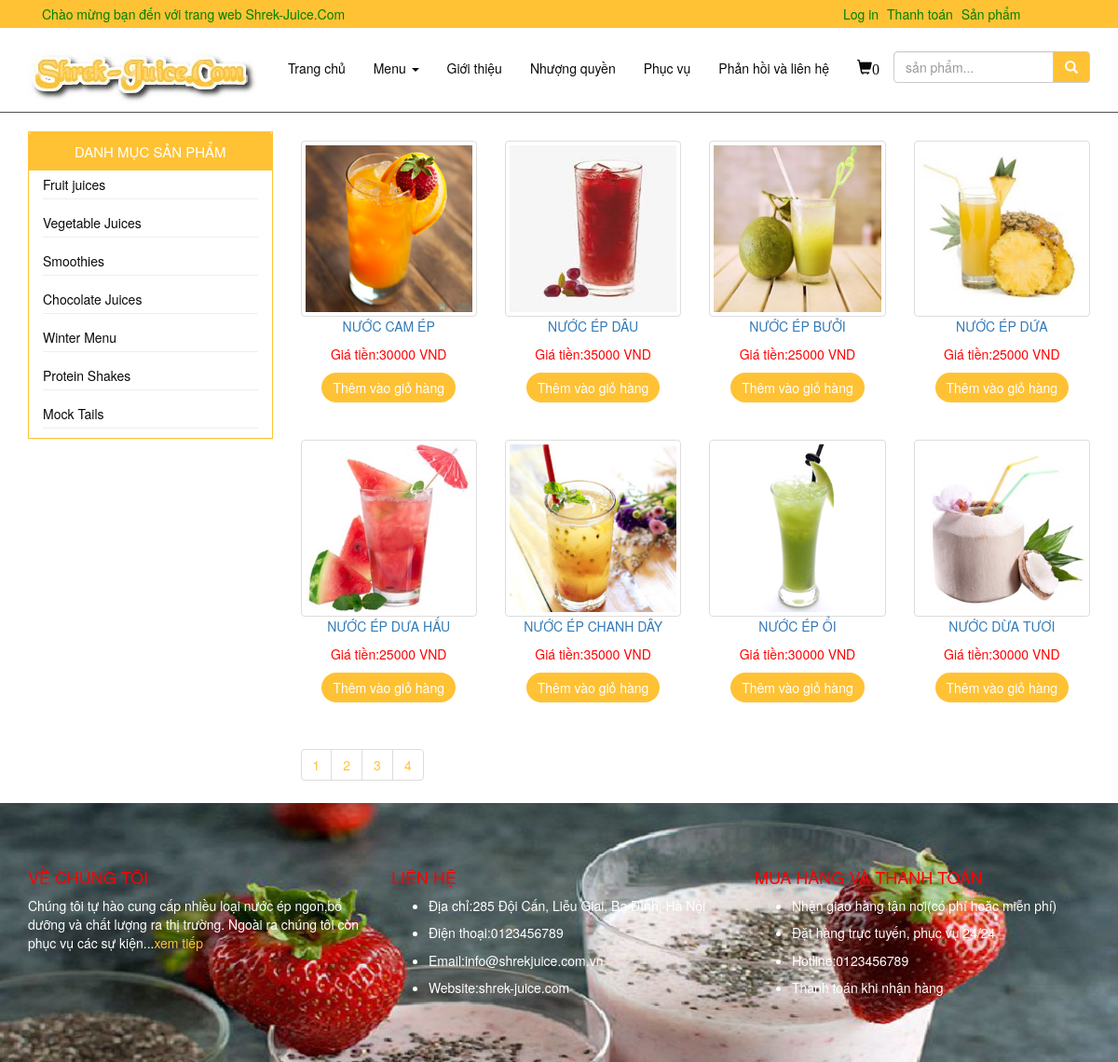
The app's page /Eproject/Shrek-Juice.com/trangsanpham.php with its own data.
### tables this page shows
CREATE TABLE `danhmucsanpham` (
  `id_danhmuc` int(11) NOT NULL,
  `tendanhmuc` varchar(100) DEFAULT NULL
);

CREATE TABLE `sanpham` (
  `id_sanpham` int(11) NOT NULL,
  `tensanpham` varchar(100) DEFAULT NULL,
  `id_danhmuc` int(11) DEFAULT NULL,
  `giatien` int(11) DEFAULT NULL,
  `anh` varchar(100) DEFAULT NULL,
  `mota` text
);

### Eproject/Database/database.php (called while the page is built, shortened)
<?php
	function countdata($sql){
		$connect=new mysqli(host,username,pass,database);
		$result= mysqli_query($connect,$sql);
		if(!empty($result)){
			$count=mysqli_num_rows($result);
			return $count;
		}else return 0;
	}
	function resultdata($sql){
		$connect=new mysqli(host,username,pass,database);
		$result= mysqli_query($connect,$sql);
		$data=[];
		if(!empty($result)){
			while($row=mysqli_fetch_array($result,1)){
				$data[]=$row;
			}
		}
		return $data;
	}

### Eproject/Shrek-Juice.com/trangsanpham.php (the view, shortened to what this page needs)
<?php
	require_once('../Database/database.php');
	$sql='select * from danhmucsanpham';
	$menu=resultdata($sql);
	$sql='select * from sanpham';
	$count=countdata($sql);
	$page=ceil($count/8);
	$currentpage=1;
	$start=($currentpage-1)*8;
	$sql='select * from sanpham limit '.$start.',8';
	$productlist=resultdata($sql);
?>
<!DOCTYPE html>
<html>
<head>
    <link rel="stylesheet" href="https://maxcdn.bootstrapcdn.com/bootstrap/3.4.0/css/bootstrap.min.css">
    <link rel="stylesheet" type="text/css" href="../css/css.css">
</head>
<body>
	<?php
		require_once('header.php');
	?>
	<div id="content">
		<div class="container">
			<div class="row">
				<div class="col-md-3">
					<div class="panel panel-primary">
						<div class="panel-heading">
							<span class="text-uppercase">Danh Mục Sản Phẩm</span></div>
						<?php
							foreach ($menu as $row) {
								if(isset($_GET['id_danhmuc'])&&$row['id_danhmuc']==$_GET['id_danhmuc']){
									echo '<div class="panel-body"><a href="trangsanpham.php?id_danhmuc='.$row['id_danhmuc'].'" style="color:#bf7c24"><span >'.$row['tendanhmuc'].'</span></a><hr></div>';
								}else if(isset($_GET['danhmuc'])&&strlen(strstr($row['tendanhmuc'],$_GET['danhmuc']))>0){
									echo '<div class="panel-body"><a href="trangsanpham.php?id_danhmuc='.$row['id_danhmuc'].'" style="color:#bf7c24"><span >'.$row['tendanhmuc'].'</span></a><hr></div>';
								}else{
								echo '<div class="panel-body" id="'.$row['id_danhmuc'].'"><a href="trangsanpham.php?id_danhmuc='.$row['id_danhmuc'].'"><span >'.$row['tendanhmuc'].'</span></a><hr></div>';
								}
							}
						?>
					</div>
				</div>
				<div class="col-md-9" >
					<div class="row">
						<?php
							if(!empty($productlist)){
								foreach ($productlist as $row) {
									echo '<div class="col-md-3" id="product">
										<img src="'.$row['anh'].'" class="img-thumbnail img-responsive">
										<a href="chitietsanpham.php?id_sanpham='.$row['id_sanpham'].'"><p class="text-uppercase">'.$row['tensanpham'].'</p></a>
										<p style="color:red;">Giá tiền:'.$row['giatien'].' VND</p>
										<a href="?item='.$row['id_sanpham'].'"><button type="button" class="btn btn-default">Thêm vào giỏ hàng</button></a>
									</div>';
								}
							}else{
								echo '<h3 class="text-uppercase text-center text-danger">Không có sản phẩm phù hợp!</h3>';
							}
						?>
					</div>
					<div id="page">
						<ul class="pagination">
							<?php
								for($i=0;$i<$page;$i++){
									echo '<li><a href="trangsanpham.php?page='.($i+1).'">'.($i+1).'</a></li>';
								}
							?>
						</ul>
					</div>
				</div>
			</div>
		</div>
	</div>
	<?php
		require_once('footer.php');
	?>
</body>
</html>

### Eproject/Shrek-Juice.com/header.php (shortened to what this page needs)
<?php
	$sql='select * from danhmucsanpham';
	$menu=resultdata($sql);
	$countitem=0;
?>
<div id="header">
		<div class="container-fluid">
			<div class="row" id="header-header">
				<div class="container">
					<div class="col-md-9">
						<span style="color: green;">Chào mừng bạn đến với trang web Shrek-Juice.Com</span>
					</div>
					<div class="col-md-3">
						<a href="../trang quan tri/login.php"><span>Log in</span></a>
						<a href="thanhtoan.php"><span>Thanh toán</span></a>
						<a href="trangsanpham.php"><span>Sản phẩm</span></a>
					</div>
				</div>
			</div>
		</div>
		<nav class="navbar navbar-inverse">
				<div class="container">
					<div class="navbar-header">
			        	<a class="navbar-brand" href="index.php"><img src="../image/logo/logo5.jpg" title="Shrek-Juice.Com"></a>
			   		</div>
					<ul class="nav navbar-nav">
						<li><a href="index.php">Trang chủ</a></li>
						<li class="dropdown">
						    <a class="dropdown-toggle" data-toggle="dropdown" href="trangsanpham.php">Menu
						 	<span class="caret"></span></a>
						</li>
					    <li><a href="gioithieu.php">Giới thiệu</a></li>
				        <li><a href="nhuongquyen.php">Nhượng quyền</a></li>
					    <li><a href="phucvu.php">Phục vụ</a></li>
					    <li><a href="phanhoi.php">Phản hồi và liên hệ</a></li>
					    <li>
					    	<a href="thanhtoan.php" id="cart_color">
					    		<span class="glyphicon glyphicon-shopping-cart" style="font-size: 16px;"><?=$countitem?></span>
					    	</a>
					    </li>
					</ul>
					<div id="search">
						<form action="trangsanpham.php">
						    <div class="input-group">
						      <input type="text" class="form-control" placeholder="sản phẩm..." name="search">
						      <div class="input-group-btn">
						        <button class="btn btn-default" type="submit"><i class="glyphicon glyphicon-search"></i></button>
						      </div>
						    </div>
						</form>
					</div>
				</div>
		</nav>
	</div>

### Eproject/Shrek-Juice.com/footer.php
<div id="footer">
		<footer class="footer">
			<div class="container">
				<div class="row">
					<div class="col-md-4">
						<h4 class="text-uppercase"><a href="gioithieu.php">về chúng tôi</a></h4>
						<p>Chúng tôi tự hào cung cấp nhiều loại nước ép ngon,bổ dưỡng và chất lượng ra thị trường.
							Ngoài ra chúng tôi còn phục vụ các sự kiện...<a href="gioithieu.php" style="color: #ffc235;text-decoration: none;">xem tiếp</a></p>
					</div>
					<div class="col-md-4">
						<h4 class="text-uppercase"><a href="phanhoi.php">liên hệ</a></h4>
						<ul class="footer-child">
							<li>Địa chỉ:285 Đội Cấn, Liễu Giai, Ba Đình, Hà Nội</li>
							<li>Điện thoại:0123456789</li>
							<li>Email:info@shrekjuice.com.vn</li>
							<li>Website:shrek-juice.com</li>
						</ul>
					</div>
					<div class="col-md-4">
						<h4 class="text-uppercase"><a href="#">mua hàng và thanh toán</a></h4>
						<ul class="footer-child">
							<li>Nhận giao hàng tận nơi(có phí hoặc miễn phí)</li>
							<li>Đặt hàng trực tuyến, phục vụ 24/24</li>
							<li>Hotline:0123456789</li>
							<li>Thanh toán khi nhận hàng</li>
						</ul>
					</div>
				</div>
			</div>
		</footer>
	</div>

### Eproject/css/css.css (style rules this page uses)
#header-header { background: #ffc235; color: white; padding-top: 5px; padding-bottom: 5px; }
#header-header a { color: green; text-decoration: none; margin-left: 5px; }
nav .container { padding-top: 25px; padding-bottom: 15px; }
.navbar-brand { padding-top: 0px; }
.navbar-inverse { background: #ffffff; border-top:0px; border-left:0px; border-right: 0px; border-bottom: solid 1px #505151; color: #09090a; border-radius: 0px; }
.navbar-inverse .navbar-nav li a { color: #09090a; height: 35px; padding-top: 8px; padding-bottom: 8px; }
#search { padding-top: 0px; }
#search .input-group { margin-left: 10px; }
#search .btn-default { background: #ffc235; color: #ffffff; border-top-left-radius: 0px; border-bottom-left-radius: 0px; }
#footer { color: white; background:url(../image/slide/footer.png); background-size: 100% 100%; background-repeat: no-repeat; padding-top: 5%; padding-bottom: 5%; }
#footer a { color: red; }
.footer-child li { margin-bottom: 3%; }
#product { margin-bottom: 20px; text-align: center; padding-top:10px; padding-bottom: 10px; }
#product .img-thumbnail { width: 100%; }
#product .btn-default { background: #ffc235; color:#FFFFFF; border:#ffc235; border-radius: 30px; }
.panel-primary { border-radius: 0px; border:solid 1px #ffc235; }
.panel-body a { color: #09090a; text-decoration: none; }
.panel-body { padding-top:5px; padding-bottom:5px; }
hr { margin-top: 5px; margin-bottom: 5px; }
.panel-primary .panel-heading { background: #ffc235; color: #ffffff; border-bottom: none; text-align: center; font-size: 15px; }
.pagination li a { color: #ffc235; border-radius: 0px; }

### records on screen
danhmucsanpham: tendanhmuc "Fruit juices"
danhmucsanpham: tendanhmuc "Vegetable Juices"
danhmucsanpham: tendanhmuc "Smoothies"
danhmucsanpham: tendanhmuc "Chocolate Juices"
danhmucsanpham: tendanhmuc "Winter Menu"
danhmucsanpham: tendanhmuc "Protein Shakes"
danhmucsanpham: tendanhmuc "Mock Tails"
sanpham: anh (picture), tensanpham "NƯỚC CAM ÉP", giatien "30000"
sanpham: anh (picture), tensanpham "NƯỚC ÉP DÂU", giatien "35000"
sanpham: anh (picture), tensanpham "NƯỚC ÉP BƯỞI", giatien "25000"
sanpham: anh (picture), tensanpham "NƯỚC ÉP DỨA", giatien "25000"
sanpham: anh (picture), tensanpham "NƯỚC ÉP DƯA HẤU", giatien "25000"
sanpham: anh (picture), tensanpham "NƯỚC ÉP CHANH DÂY", giatien "35000"
sanpham: anh (picture), tensanpham "NƯỚC ÉP ỔI", giatien "30000"
sanpham: anh (picture), tensanpham "NƯỚC DỪA TƯƠI", giatien "30000"

### other values on screen
$countitem "0"
